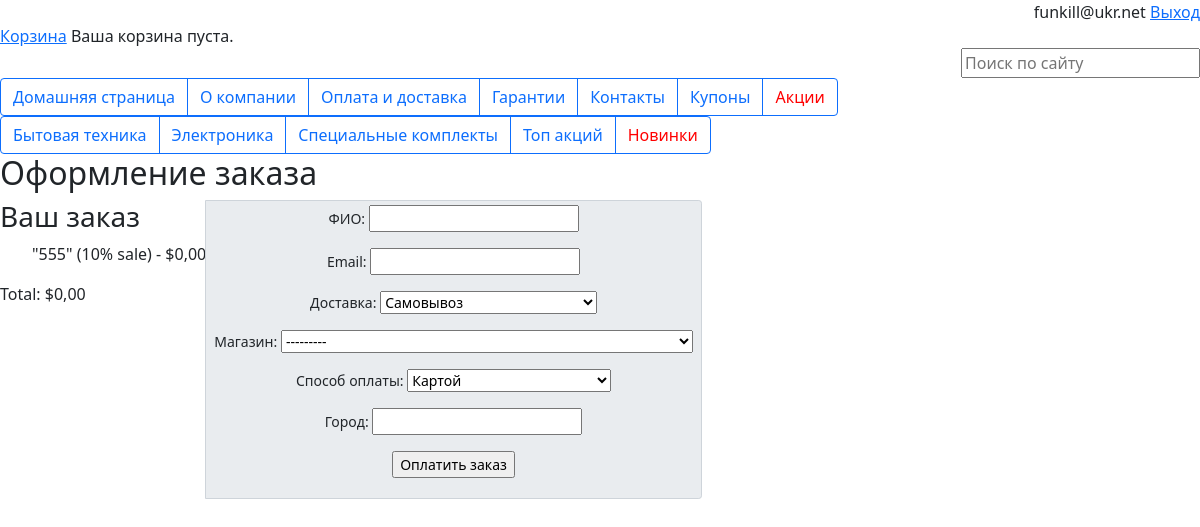
The page /orders/create/ (signed in) on the database its author committed.
### main/models.py (models this page shows)
class User(AbstractUser):
    email = models.EmailField(_('email address'), unique=True)
    tel = models.CharField(max_length=11, blank=True)
    USERNAME_FIELD = 'email'
    REQUIRED_FIELDS = ['username']

### orders/models.py (models this page shows, shortened)
class Kupon(models.Model):
    code = models.CharField(max_length=50, unique=True)
    valid_from = models.DateTimeField()
    valid_to = models.DateTimeField()
    discount = models.IntegerField(validators=[MinValueValidator(0), MaxValueValidator(100)])
    active = models.BooleanField()

### orders/views.py (the view)
# urls.py: path('create/', order_create, name='order_create'),
def order_create(request):
    korzina = Korzina(request)
    if request.method == 'POST':
        form = OrderCreateForm(request.POST)
        if form.is_valid():
            order = form.save()
            for item in korzina:
                OrderItem.objects.create(order=order, product=item['product'],
                                         price=item['price'], quantity=item['quantity'])
                product = item['product']
                product.stock -= item['quantity']
                if not product.stock:
                    product.available = False
                product.save()
            korzina.clear() # очистка корзины
            return render(request, 'orders/order/created.html',
                          {'order': order})
    else:
        form = OrderCreateForm
    return render(request, 'orders/order/create.html',
                  {'korzina': korzina, 'form': form})

### korzina/context_processors.py (called while the page is built)
def korzina(request):
    return {'korzina': Korzina(request)}

### korzina/korzina.py (called while the page is built)
    def __len__(self):
        return sum(item['quantity'] for item in self.korzina.values())

    def get_total_price(self):
        return sum(Decimal(item['price']) * item['quantity'] for item in
                   self.korzina.values())

    @property
    def kupon(self):
        if self.kupon_id:
            return Kupon.objects.get(id=self.kupon_id)
        return None

    def get_discount(self):
        if self.kupon:
            return (self.kupon.discount / Decimal('100')) * self.get_total_price()
        return Decimal('0')

    def get_total_price_after_discount(self):
        return self.get_total_price() - self.get_discount()

### main/models.py (called while the page is built)
    def __str__(self):
        return f"{self.name},{self.adress},{self.tel}"

### orders/templates/orders/order/create.html (shortened to what this page needs)
{% extends "start.html" %}
{% block content %}
    <h2>Оформление заказа</h2>
    <div class="input-group input-group-sm mb-3">
    <div >
        <h3>Ваш заказ</h3>
        <ul>
            {% if korzina.kupon %}
            "{{ korzina.kupon.code }}" ({{ korzina.kupon.discount }}% sale)
            <span>- ${{ korzina.get_discount|floatformat:"2" }}</span>
    {% endif %}
</ul>
        <p>Total: ${{ korzina.get_total_price_after_discount|floatformat:"2" }}</p>
    </div>
        <div class="input-group-text" id="inputGroup-sizing-sm">
        <form action="" method="POST" >
            {{ form.as_p }}
            <p><input type="submit" value="Оплатить заказ"></p>
        </form>
        </div>
    </div>
{% endblock %}

### templates/start.html (shortened to what this page needs)
<!DOCTYPE html>
{% load static %}
<html lang="en">
<head class="container">
    <link rel="stylesheet" href="https://cdn.jsdelivr.net/npm/bootstrap@5.1.3/dist/css/bootstrap.min.css"
>
    <link rel="stylesheet" href="{% static 'css/style.css' %}">
    <div align="right">
        {{user}}
        {% if user.is_authenticated %}
        <a href="{% url 'main:logout' %}">Выход</a>
        {% else %}
        <a href="{% url 'main:login' %}">Вход</a> | <a href="{% url 'main:register' %}">Регистрация</a>
        {%endif%}
    </div>
    <div>
        <a href="{% url 'korzina:korzina_detail' %}">Корзина</a>
        {% with total_items=korzina|length %}
        {% if korzina|length > 0 %}
        Ваша корзина:
        <a href="{% url 'korzina:korzina_detail' %}">
            {{ total_items }} товар{{ total_items|pluralize:"ов" }},
            ${{ korzina.get_total_price }}
        </a>
        {% else %}
        Ваша корзина пуста.
        {% endif %}
        {% endwith %}
    </div>
    <div align="right">
        <form action="{% url 'main:search_results' %}" method="GET">
            <input name="q" type="text" placeholder="Поиск по сайту ">
        </form>
    </div>
    <div class="btn-group">
        <a href="{% url 'home' %}" class="btn btn-outline-primary">Домашняя страница</a>
        <a href="#" class="btn btn-outline-primary">О компании</a>
        <a href="#" class="btn btn-outline-primary">Оплата и доставка</a>
        <a href="#" class="btn btn-outline-primary">Гарантии</a>
        <a href="#" class="btn btn-outline-primary">Контакты</a>
        <a href="#" class="btn btn-outline-primary"> Купоны </a>
        <a href="#" class="btn btn-outline-primary" style="color:red"> Акции </a>
    </div>
    <div class="btn-group">
        <a href="{% url 'main:category_list' slug='бытовая-техника' %}" class="btn btn-outline-primary">Бытовая техника</a>
        <a href="{% url 'main:category_list'  slug='electronics'%}" class="btn btn-outline-primary">Электроника</a>
        <a href="{% url 'main:twice_product'  %}" class="btn btn-outline-primary">Специальные
                комплекты</a>
        <a href="{% url 'main:category_list' slug='electronics' %}" class="btn btn-outline-primary">Топ акций</a>
        <a href="{% url 'main:category_list'  slug='electronics'%}" class="btn btn-outline-primary" style="color:red">Новинки</a>
    </div>
</head>
<body>
{% block content %}{% endblock %}
</body>
</html>

### rows shown on the page
User: is_active+password+email "funkill@ukr.net"
Kupon: kupon.code "555", kupon.discount "10", get_discount "0,00", get_total_price_after_discount "0,00"
